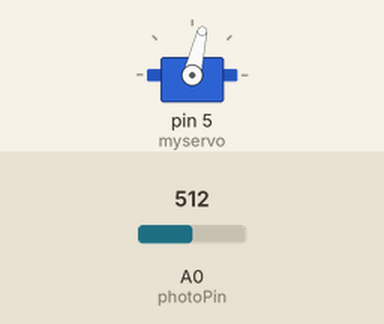
The sketch below on a simulated Arduino Uno, built with avr-gcc and run on an emulated ATmega328P. On the bench: servo. The test bench sets the inputs (shaded band); at power-on: A0 (photoPin) = 512.

Above: at 0.1 s.
Timing chart, 0 to 1.6 s (numbered marks = the images above):
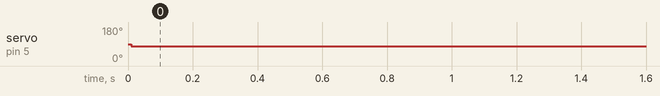

Measured:
- by itself, servo on pin 5 (myservo): 90° → 77° at 0.01 s

The sketch:

PhotoresistorServo.ino
```cpp
/*
  Read signal from photoresistor and alter Servo angle using PID control.
*/

#include <Servo.h>            //To use a library it has to be included at the beginning of the program

//Use the Servo library to set up control of the servo motor
Servo myservo;                //This will allow us to directly send the angle we want the servo to move to
float servoValue;             //This will be the angle in degrees that the servo moves to
float prevServo = 77.5;       //Initial value for the servo to move to. The servo limits are set
                              // arbitrarily at 15 - 150 degrees, 77.5 deg is the middle.

//Setup variables for LDR and LED
int photoPin = 0;             //Pin number for LDR signal from voltage divider
float photoValue = 0;         //The value of the signal from LDR
float desiredPhoto = 625.0;   //Our desired LDR value / set point
int photoError;               //The error between the set point and the current value

//Set PID gains
float Kp = 0.04;              //These gains multiply the P, I and D contributions to the
float Ki = 0.00;              // control signal, so a value of 0.0 turns that
float Kd = 0.005;             // 'contribution' off.

float totalError = 0.0;       //A running total of the error, used for the integral control signal
float prevError = 0.0;        //The value of error calculated for the previous sample.
float proportional = 0.0;     //Initial values for the P, I and D control signals
float integral = 0.0;
float derivative = 0.0;
float PID = 0.0;              //The PID control signal, the sum of P, I and D
float interpPID;              //Linear interpolation of the PID value to convert it to an angle for the servo.
                              // This is an approximation to the real transfer function.

//Set variables for timing of program
unsigned long period = 10000; //The period, in microseconds
float periodSec = 0.01;    //The period in seconds
unsigned long prevTime;       //A running count of the time elapsed

//The setup code, which executes only once.
void setup() {
  myservo.attach(5);          //Tells the Servo library that the servo is connnected to pin 5
  Serial.begin(115200);       //Start Serial communications at baud rate of 115200, needed when
                              // sending values by USB.
}

//The main loop of the program that will execute continuously.
//Note that lines "Serial.println(_____);" are used for debugging - use and add these to see
// where things are going wrong.
void loop() {

  if (micros() - prevTime >= period){  //Check whether sufficient time has passed
    prevTime = prevTime + period;  //Add the time elapsed to the running total
    photoValue = analogRead(photoPin);  //Read signal from pin 0.
    //Serial.println(photoValue);

    photoError = desiredPhoto - photoValue;  //Calculate the error signal
    //Serial.println(photoError);

    //Calculate the error signal (insert your code here)
     
    //Calculate proportional term (insert your code here)

    //Calculate integral term (insert your code here)

    //Calculate derivative term  (insert your code here)

    PID = proportional + integral + derivative;  //Sum P, I and D to get control signal
    //Serial.println(PID);

    interpPID = (135.0)*((PID)/1023.0); //Linear interpolation to convert PID signal to angular position error
    //Serial.println(interpPID);
    servoValue = prevServo + interpPID;  //Move from current position by a given amount, determined by PID
    //Serial.println(servoValue);

    //Keep servo value within safe boundaries to protect physical motor - between 15 and 150 degrees.
    if (servoValue > 150.0){
      servoValue = 150.0;
    }
    else if (servoValue < 15.0){
      servoValue = 15.0;
    }
    myservo.write(servoValue);  //Move the servo motor to the new angular position.
    prevServo = servoValue;  //Save the new position for the next loop.
  }
}
```
